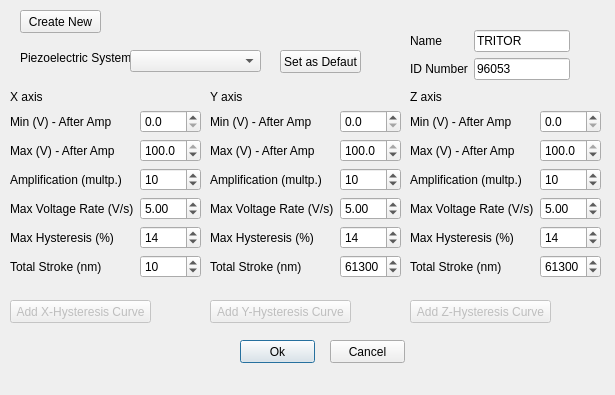
<?xml version="1.0" encoding="UTF-8"?>
<ui version="4.0">
 <class>Dialog</class>
 <widget class="QDialog" name="Dialog">
  <property name="geometry">
   <rect>
    <x>0</x>
    <y>0</y>
    <width>615</width>
    <height>395</height>
   </rect>
  </property>
  <property name="windowTitle">
   <string>Dialog</string>
  </property>
  <widget class="QLabel" name="label">
   <property name="geometry">
    <rect>
     <x>20</x>
     <y>50</y>
     <width>111</width>
     <height>16</height>
    </rect>
   </property>
   <property name="text">
    <string>Piezoelectric System</string>
   </property>
  </widget>
  <widget class="QWidget" name="formLayoutWidget">
   <property name="geometry">
    <rect>
     <x>10</x>
     <y>90</y>
     <width>191</width>
     <height>197</height>
    </rect>
   </property>
   <layout class="QFormLayout" name="formLayout">
    <item row="0" column="0">
     <widget class="QLabel" name="xAxisLabel">
      <property name="text">
       <string>X axis</string>
      </property>
     </widget>
    </item>
    <item row="1" column="0">
     <widget class="QLabel" name="minLabel">
      <property name="text">
       <string>Min (V) - After Amp</string>
      </property>
     </widget>
    </item>
    <item row="1" column="1">
     <widget class="QDoubleSpinBox" name="minDoubleSpinBox_x">
      <property name="decimals">
       <number>1</number>
      </property>
     </widget>
    </item>
    <item row="2" column="0">
     <widget class="QLabel" name="maxLabel">
      <property name="text">
       <string>Max (V) - After Amp</string>
      </property>
     </widget>
    </item>
    <item row="2" column="1">
     <widget class="QDoubleSpinBox" name="maxDoubleSpinBox_x">
      <property name="decimals">
       <number>1</number>
      </property>
      <property name="value">
       <double>100.000000000000000</double>
      </property>
     </widget>
    </item>
    <item row="3" column="0">
     <widget class="QLabel" name="amplificationLabel">
      <property name="text">
       <string>Amplification (multp.)</string>
      </property>
     </widget>
    </item>
    <item row="3" column="1">
     <widget class="QSpinBox" name="amplificationSpinBox_x">
      <property name="value">
       <number>10</number>
      </property>
     </widget>
    </item>
    <item row="4" column="0">
     <widget class="QLabel" name="maxVoltageRateLabel">
      <property name="text">
       <string>Max Voltage Rate (V/s)</string>
      </property>
     </widget>
    </item>
    <item row="4" column="1">
     <widget class="QDoubleSpinBox" name="maxVoltageRateDoubleSpinBox_x">
      <property name="value">
       <double>5.000000000000000</double>
      </property>
     </widget>
    </item>
    <item row="5" column="0">
     <widget class="QLabel" name="maxHysteresisLabel">
      <property name="text">
       <string>Max Hysteresis (%)</string>
      </property>
     </widget>
    </item>
    <item row="5" column="1">
     <widget class="QSpinBox" name="maxHysteresisSpinBox_x">
      <property name="value">
       <number>14</number>
      </property>
     </widget>
    </item>
    <item row="6" column="0">
     <widget class="QLabel" name="totalStrokeUmLabel">
      <property name="text">
       <string>Total Stroke (nm)</string>
      </property>
     </widget>
    </item>
    <item row="6" column="1">
     <widget class="QDoubleSpinBox" name="totalStrokeUmDoubleSpinBox_x">
      <property name="decimals">
       <number>0</number>
      </property>
      <property name="maximum">
       <double>1000000.000000000000000</double>
      </property>
      <property name="value">
       <double>10.000000000000000</double>
      </property>
     </widget>
    </item>
   </layout>
  </widget>
  <widget class="QWidget" name="formLayoutWidget_2">
   <property name="geometry">
    <rect>
     <x>210</x>
     <y>90</y>
     <width>191</width>
     <height>197</height>
    </rect>
   </property>
   <layout class="QFormLayout" name="formLayout_2">
    <item row="0" column="0">
     <widget class="QLabel" name="xAxisLabel_2">
      <property name="text">
       <string>Y axis</string>
      </property>
     </widget>
    </item>
    <item row="1" column="0">
     <widget class="QLabel" name="minLabel_2">
      <property name="text">
       <string>Min (V) - After Amp</string>
      </property>
     </widget>
    </item>
    <item row="1" column="1">
     <widget class="QDoubleSpinBox" name="minDoubleSpinBox_y">
      <property name="decimals">
       <number>1</number>
      </property>
     </widget>
    </item>
    <item row="2" column="0">
     <widget class="QLabel" name="maxLabel_2">
      <property name="text">
       <string>Max (V) - After Amp</string>
      </property>
     </widget>
    </item>
    <item row="2" column="1">
     <widget class="QDoubleSpinBox" name="maxDoubleSpinBox_y">
      <property name="decimals">
       <number>1</number>
      </property>
      <property name="value">
       <double>100.000000000000000</double>
      </property>
     </widget>
    </item>
    <item row="3" column="0">
     <widget class="QLabel" name="amplificationLabel_2">
      <property name="text">
       <string>Amplification (multp.)</string>
      </property>
     </widget>
    </item>
    <item row="3" column="1">
     <widget class="QSpinBox" name="amplificationSpinBox_y">
      <property name="value">
       <number>10</number>
      </property>
     </widget>
    </item>
    <item row="4" column="0">
     <widget class="QLabel" name="maxVoltageRateLabel_2">
      <property name="text">
       <string>Max Voltage Rate (V/s)</string>
      </property>
     </widget>
    </item>
    <item row="4" column="1">
     <widget class="QDoubleSpinBox" name="maxVoltageRateDoubleSpinBox_y">
      <property name="value">
       <double>5.000000000000000</double>
      </property>
     </widget>
    </item>
    <item row="5" column="0">
     <widget class="QLabel" name="maxHysteresisLabel_2">
      <property name="text">
       <string>Max Hysteresis (%)</string>
      </property>
     </widget>
    </item>
    <item row="5" column="1">
     <widget class="QSpinBox" name="maxHysteresisSpinBox_y">
      <property name="value">
       <number>14</number>
      </property>
     </widget>
    </item>
    <item row="6" column="0">
     <widget class="QLabel" name="totalStrokeUmLabel_2">
      <property name="text">
       <string>Total Stroke (nm)</string>
      </property>
     </widget>
    </item>
    <item row="6" column="1">
     <widget class="QDoubleSpinBox" name="totalStrokeUmDoubleSpinBox_y">
      <property name="decimals">
       <number>0</number>
      </property>
      <property name="maximum">
       <double>1000000.000000000000000</double>
      </property>
      <property name="value">
       <double>61300.000000000000000</double>
      </property>
     </widget>
    </item>
   </layout>
  </widget>
  <widget class="QWidget" name="formLayoutWidget_3">
   <property name="geometry">
    <rect>
     <x>410</x>
     <y>90</y>
     <width>191</width>
     <height>197</height>
    </rect>
   </property>
   <layout class="QFormLayout" name="formLayout_3">
    <item row="0" column="0">
     <widget class="QLabel" name="xAxisLabel_3">
      <property name="text">
       <string>Z axis</string>
      </property>
     </widget>
    </item>
    <item row="1" column="0">
     <widget class="QLabel" name="minLabel_3">
      <property name="text">
       <string>Min (V) - After Amp</string>
      </property>
     </widget>
    </item>
    <item row="1" column="1">
     <widget class="QDoubleSpinBox" name="minDoubleSpinBox_z">
      <property name="decimals">
       <number>1</number>
      </property>
     </widget>
    </item>
    <item row="2" column="0">
     <widget class="QLabel" name="maxLabel_3">
      <property name="text">
       <string>Max (V) - After Amp</string>
      </property>
     </widget>
    </item>
    <item row="2" column="1">
     <widget class="QDoubleSpinBox" name="maxDoubleSpinBox_z">
      <property name="decimals">
       <number>1</number>
      </property>
      <property name="value">
       <double>100.000000000000000</double>
      </property>
     </widget>
    </item>
    <item row="3" column="0">
     <widget class="QLabel" name="amplificationLabel_3">
      <property name="text">
       <string>Amplification (multp.)</string>
      </property>
     </widget>
    </item>
    <item row="3" column="1">
     <widget class="QSpinBox" name="amplificationSpinBox_z">
      <property name="value">
       <number>10</number>
      </property>
     </widget>
    </item>
    <item row="4" column="0">
     <widget class="QLabel" name="maxVoltageRateLabel_3">
      <property name="text">
       <string>Max Voltage Rate (V/s)</string>
      </property>
     </widget>
    </item>
    <item row="4" column="1">
     <widget class="QDoubleSpinBox" name="maxVoltageRateDoubleSpinBox_z">
      <property name="value">
       <double>5.000000000000000</double>
      </property>
     </widget>
    </item>
    <item row="5" column="0">
     <widget class="QLabel" name="maxHysteresisLabel_3">
      <property name="text">
       <string>Max Hysteresis (%)</string>
      </property>
     </widget>
    </item>
    <item row="5" column="1">
     <widget class="QSpinBox" name="maxHysteresisSpinBox_z">
      <property name="value">
       <number>14</number>
      </property>
     </widget>
    </item>
    <item row="6" column="0">
     <widget class="QLabel" name="totalStrokeUmLabel_3">
      <property name="text">
       <string>Total Stroke (nm)</string>
      </property>
     </widget>
    </item>
    <item row="6" column="1">
     <widget class="QDoubleSpinBox" name="totalStrokeUmDoubleSpinBox_z">
      <property name="decimals">
       <number>0</number>
      </property>
      <property name="maximum">
       <double>1000000.000000000000000</double>
      </property>
      <property name="value">
       <double>61300.000000000000000</double>
      </property>
     </widget>
    </item>
   </layout>
  </widget>
  <widget class="QPushButton" name="pushButton_ok">
   <property name="geometry">
    <rect>
     <x>240</x>
     <y>340</y>
     <width>75</width>
     <height>23</height>
    </rect>
   </property>
   <property name="text">
    <string>Ok</string>
   </property>
  </widget>
  <widget class="QPushButton" name="pushButton_cancel">
   <property name="geometry">
    <rect>
     <x>330</x>
     <y>340</y>
     <width>75</width>
     <height>23</height>
    </rect>
   </property>
   <property name="text">
    <string>Cancel</string>
   </property>
  </widget>
  <widget class="QWidget" name="formLayoutWidget_4">
   <property name="geometry">
    <rect>
     <x>410</x>
     <y>30</y>
     <width>160</width>
     <height>51</height>
    </rect>
   </property>
   <layout class="QFormLayout" name="formLayout_4">
    <item row="0" column="0">
     <widget class="QLabel" name="label_2">
      <property name="text">
       <string>Name</string>
      </property>
     </widget>
    </item>
    <item row="0" column="1">
     <widget class="QLineEdit" name="lineEdit_PiezosName">
      <property name="text">
       <string>TRITOR</string>
      </property>
     </widget>
    </item>
    <item row="1" column="0">
     <widget class="QLabel" name="serialNumberLabel">
      <property name="text">
       <string>ID Number</string>
      </property>
     </widget>
    </item>
    <item row="1" column="1">
     <widget class="QLineEdit" name="lineEdit_IDnumber">
      <property name="text">
       <string>96053</string>
      </property>
     </widget>
    </item>
   </layout>
  </widget>
  <widget class="QPushButton" name="pushButton_newPiezo">
   <property name="enabled">
    <bool>true</bool>
   </property>
   <property name="geometry">
    <rect>
     <x>20</x>
     <y>10</y>
     <width>81</width>
     <height>23</height>
    </rect>
   </property>
   <property name="text">
    <string>Create New</string>
   </property>
  </widget>
  <widget class="QComboBox" name="comboBox_piezosName">
   <property name="geometry">
    <rect>
     <x>130</x>
     <y>50</y>
     <width>131</width>
     <height>22</height>
    </rect>
   </property>
   <property name="currentText">
    <string/>
   </property>
  </widget>
  <widget class="QPushButton" name="pushButton_5">
   <property name="enabled">
    <bool>false</bool>
   </property>
   <property name="geometry">
    <rect>
     <x>10</x>
     <y>300</y>
     <width>141</width>
     <height>23</height>
    </rect>
   </property>
   <property name="text">
    <string>Add X-Hysteresis Curve</string>
   </property>
  </widget>
  <widget class="QPushButton" name="pushButton_6">
   <property name="enabled">
    <bool>false</bool>
   </property>
   <property name="geometry">
    <rect>
     <x>210</x>
     <y>300</y>
     <width>141</width>
     <height>23</height>
    </rect>
   </property>
   <property name="text">
    <string>Add Y-Hysteresis Curve</string>
   </property>
  </widget>
  <widget class="QPushButton" name="pushButton_7">
   <property name="enabled">
    <bool>false</bool>
   </property>
   <property name="geometry">
    <rect>
     <x>410</x>
     <y>300</y>
     <width>141</width>
     <height>23</height>
    </rect>
   </property>
   <property name="text">
    <string>Add Z-Hysteresis Curve</string>
   </property>
  </widget>
  <widget class="QPushButton" name="pushButton_setDefaut">
   <property name="geometry">
    <rect>
     <x>280</x>
     <y>50</y>
     <width>81</width>
     <height>23</height>
    </rect>
   </property>
   <property name="text">
    <string>Set as Defaut</string>
   </property>
  </widget>
 </widget>
 <resources/>
 <connections/>
</ui>
